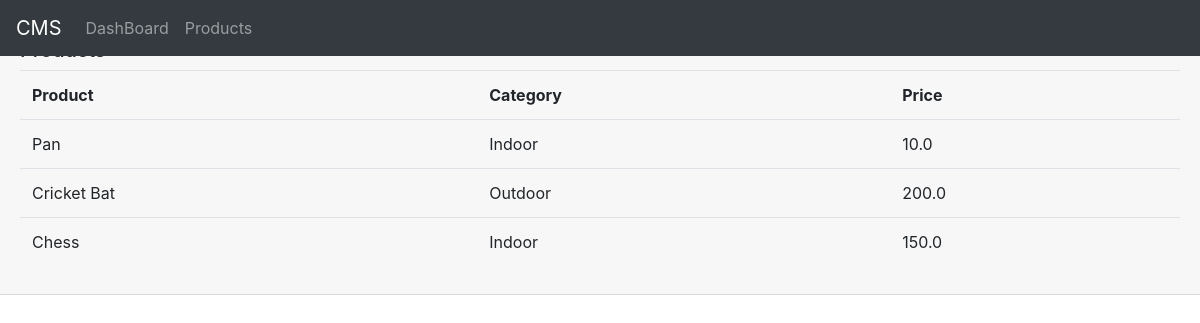
Screenshot of /products/ with the database file from the repository.
### accounts/models.py (models this page shows, shortened)
class Product(models.Model):
    CATEGORY = (
        ("Indoor", "Indoor"),
        ("Outdoor", "Outdoor"),
    )
    name = models.CharField(max_length=100, null=True)
    category = models.CharField(max_length=100, null=True, choices=CATEGORY)
    description = models.CharField(max_length=100, null=True)
    price = models.FloatField(null=True)
    date_created = models.DateTimeField(auto_now_add=True, null=True)
    tags = models.ManyToManyField(Tag)

### accounts/views.py (the view)
# urls.py: path('products/', views.products, name='products'),
def products(request):
    products = Product.objects.all()
    return render(request, 'accounts/products.html', {'products': products})

### accounts/templates/accounts/products.html (shortened to what this page needs)
{% extends 'accounts/index.html'%}
{% block content %}
 <div class="row">
   <div class="col-md">
     <div class="card-header">
       <h5>Products</h5>
       <table class="table">
         <tr>
           <th>Product</th>
           <th>Category</th>
           <th>Price</th>
         </tr>
         {% for i in products%}
         <tr>
          <td>{{i.name}}</td>
          <td>{{i.category}}</td>
          <td>{{i.price}}</td>
         </tr>
         {%endfor%}
       </table>
     </div>
   </div>
 </div>
  {% endblock%}

### rows the page displays
Product: name "Pan", category "Indoor", price "10.0"
Product: name "Cricket Bat", category "Outdoor", price "200.0"
Product: name "Chess", category "Indoor", price "150.0"
